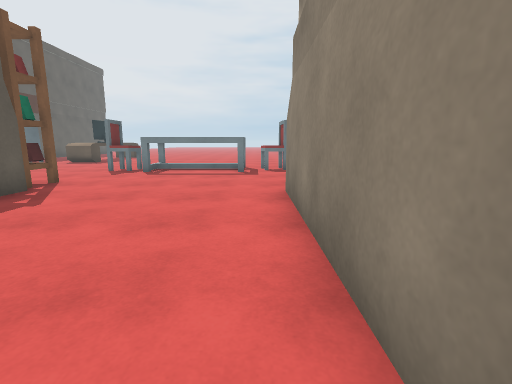
[1] (above)

24 first-person views from a walk through a 3-D level made in the Unity game engine. The camera is 1.2 m above the floor, tilts 10° down and sees 85° across. The floor is counted in squares, 1 m on a side. Each view is taken from the middle of a square. On the plan, view 1 faces up. The plan holds only what a view shows up to about 13 squares ahead; the rest is blank. The place goes on beyond the plan. Some surface patterns are stand-ins.

[2]
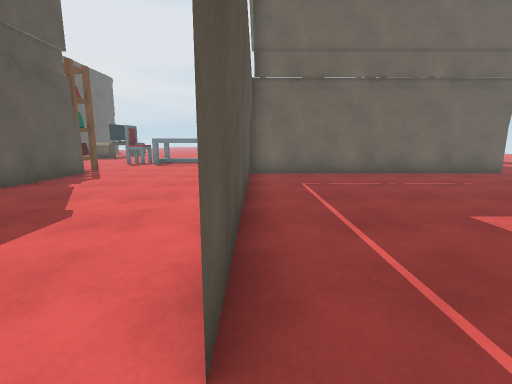

[3]
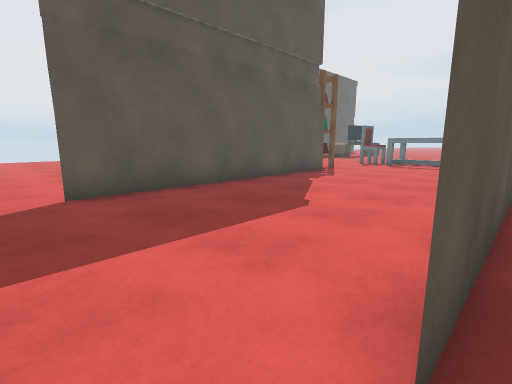

[4]
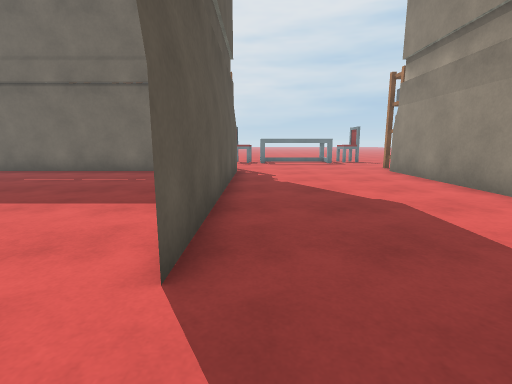

[5]
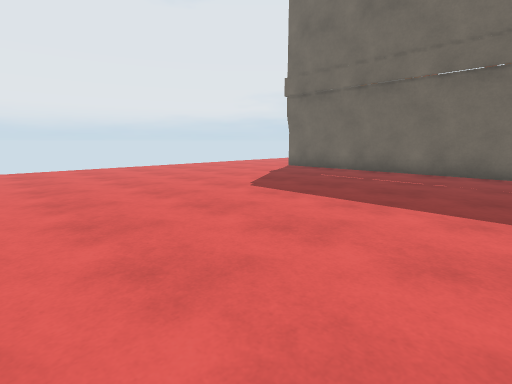

[6]
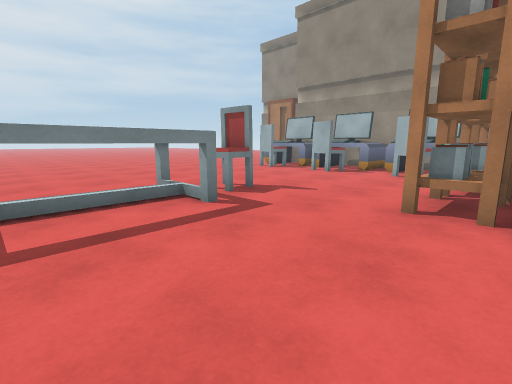

[7]
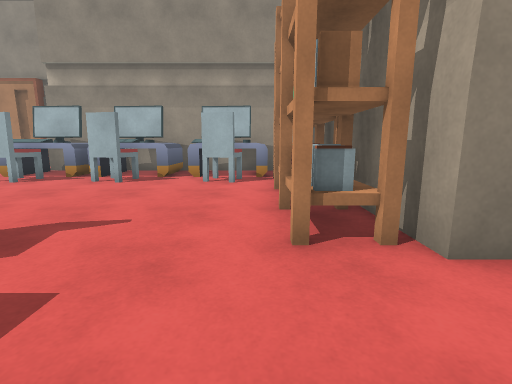

[8]
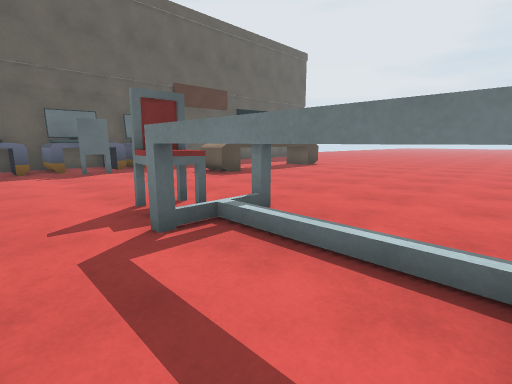

[9]
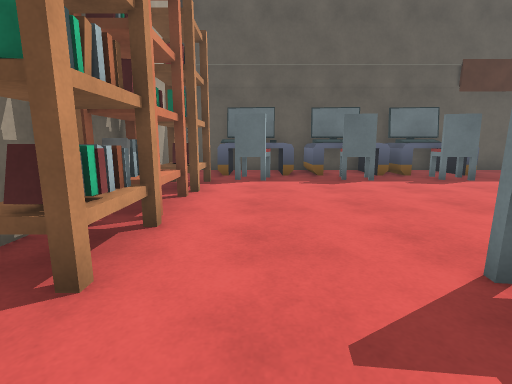

[10]
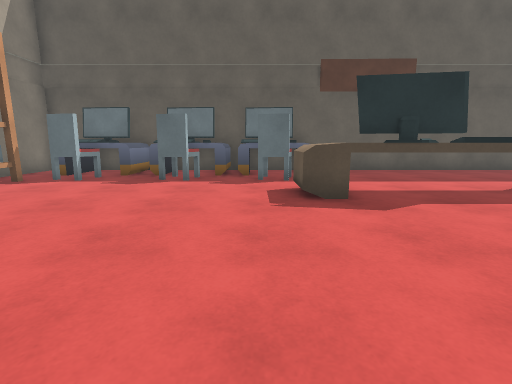

[11]
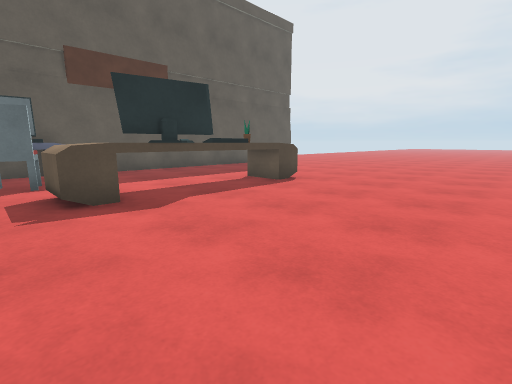

[12]
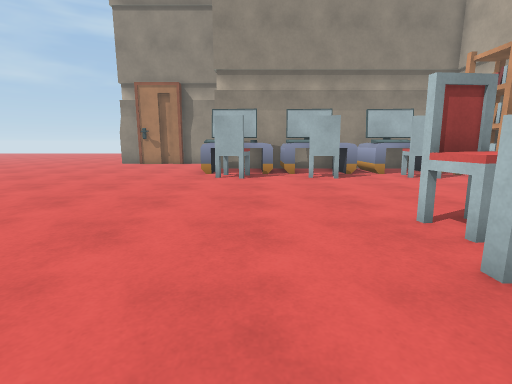

[13]
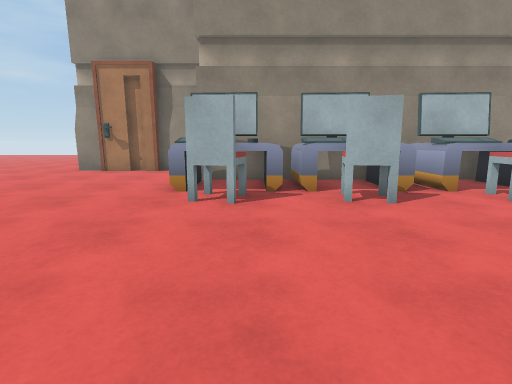

[14]
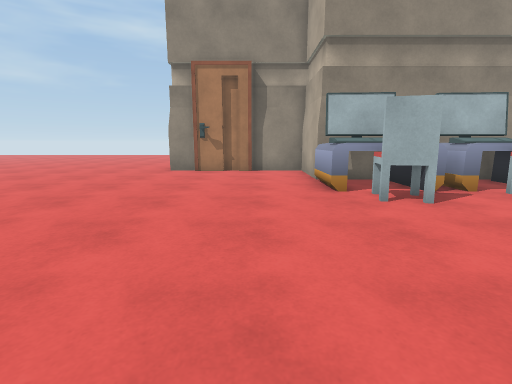

[15]
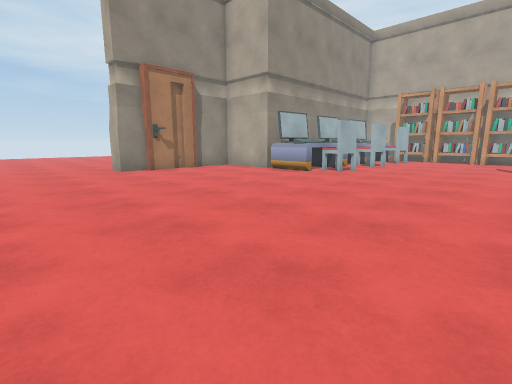

[16]
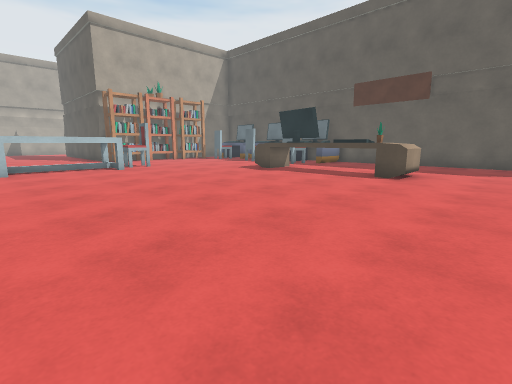

[17]
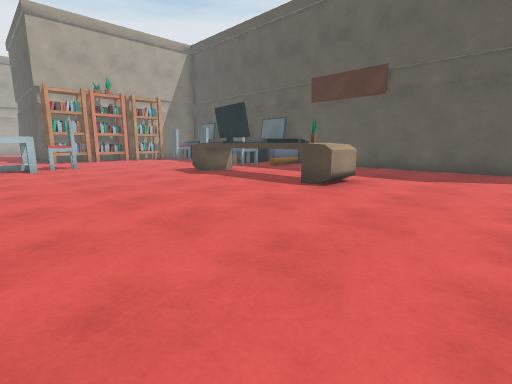

[18]
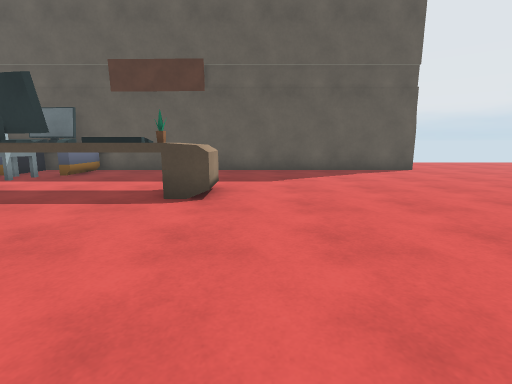

[19]
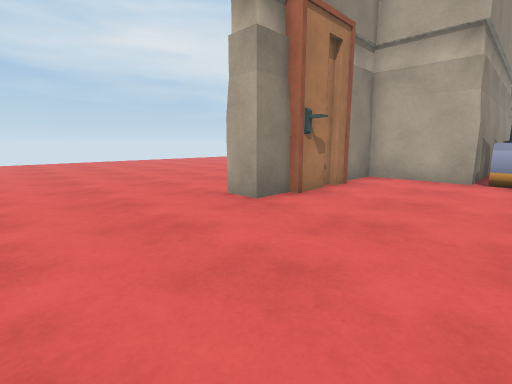

[20]
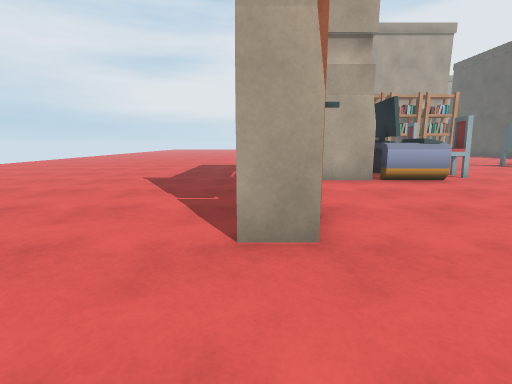

[21]
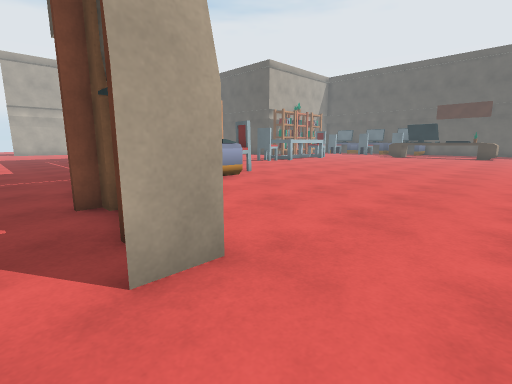

[22]
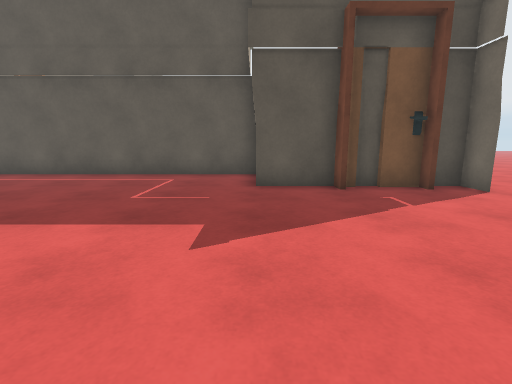

[23]
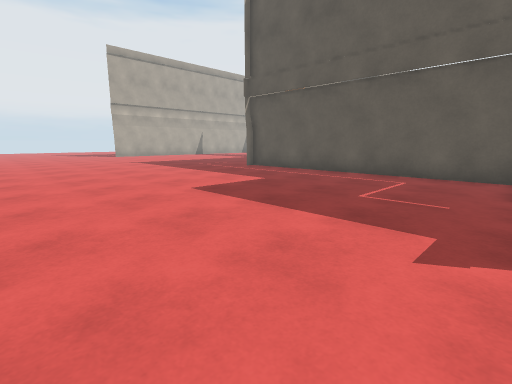

[24]
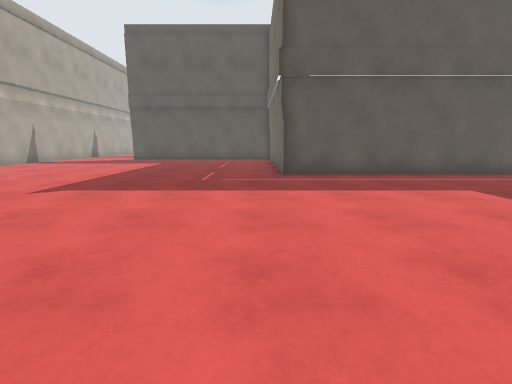

### Floor plan
Points are (right, up) in squares from view 1. A wall is a line through its corners. A room is listed if a view was taken in it or the views show most of it. See-through windows are left out.
Room 1 (views 1, 2, 3, 4, 5, 6, 7, 8, 9, 10, 11, 12, 13, 14, 15, 16, 17, 18, 19, 20, 21, 22, 23, 24)
walls: (0.8, 6.5) (0.8, -2.9); (-5.8, 7.1) (-5.8, -2.9); (-7.5, 7) (-16, 7); (0.8, 0.6) (0.8, 7) (8, 7); (10.2, 7.4) (10.2, 17.6); (-10.6, 7) (-7.1, 7); (10.8, 7) (0.8, 7); (10.2, 17.5) (10.2, 7); (10.4, 18) (13.2, 18) (13.2, 20.3); (-16.5, 9.6) (-16.5, 7) (-12.8, 7); (13.2, 20.2) (13.2, 18); (13.2, 20.6) (13.2, 21.5); (13.4, 20.7) (13.4, 20.3) (13.9, 20.3); (13.9, 20.2) (13, 20.2) (13, 20.7); (13, 21.4) (13, 22.6); (13.2, 21.4) (13.2, 20.7); (13.2, 22.5) (13.2, 23.8) (13.2, 23); (13.9, 22.5) (13.4, 22.5) (13.4, 21.4); (13.2, 23.8) (14.2, 23.8) (13.2, 23.8); (-16.5, 28.5) (-16.5, 18.4)
objects: other object (-16, 9) to (-13, 11); other object (-16, 12) to (-13, 14); other object (-16, 15) to (-13, 18); bookshelf (-13, 8) to (-11, 8); other object (-11, 17) to (-10, 24); plant (-11, 23); bookshelf (-10, 8) to (-8, 8); bookshelf (-7, 8) to (-6, 8); other object (-6, 12) to (1, 14); bookshelf (1, 8) to (3, 8); bookshelf (4, 8) to (5, 8); bookshelf (6, 8) to (8, 8); other object (7, 9) to (9, 11); other object (7, 12) to (9, 15); other object (7, 16) to (10, 18)

Where each view was taken, in squares from view 1:
view 1: 0 up, 0 right, facing up
view 2: 4 down, 1 right, facing up
view 3: 4 down, 1 right, facing up-left
view 4: 5 down, 5 left, facing up
view 5: 5 down, 7 left, facing up-left
view 6: 7 up, 4 left, facing up-right
view 7: 9 up, 2 left, facing right
view 8: 10 up, 1 left, facing up-left
view 9: 10 up, 4 left, facing left
view 10: 16 up, 4 left, facing left
view 11: 16 up, 4 left, facing up-left
view 12: 16 up, 3 left, facing right
view 13: 16 up, 1 right, facing right
view 14: 20 up, 1 right, facing right
view 15: 28 up, 1 right, facing down-right
view 16: 27 up, 0 right, facing down-left
view 17: 28 up, 3 left, facing down-left
view 18: 25 up, 4 left, facing left
view 19: 28 up, 9 right, facing down-right
view 20: 27 up, 14 right, facing down
view 21: 26 up, 15 right, facing down-left
view 22: 18 up, 21 right, facing left
view 23: 18 up, 21 right, facing down-left
view 24: 6 up, 21 right, facing left
